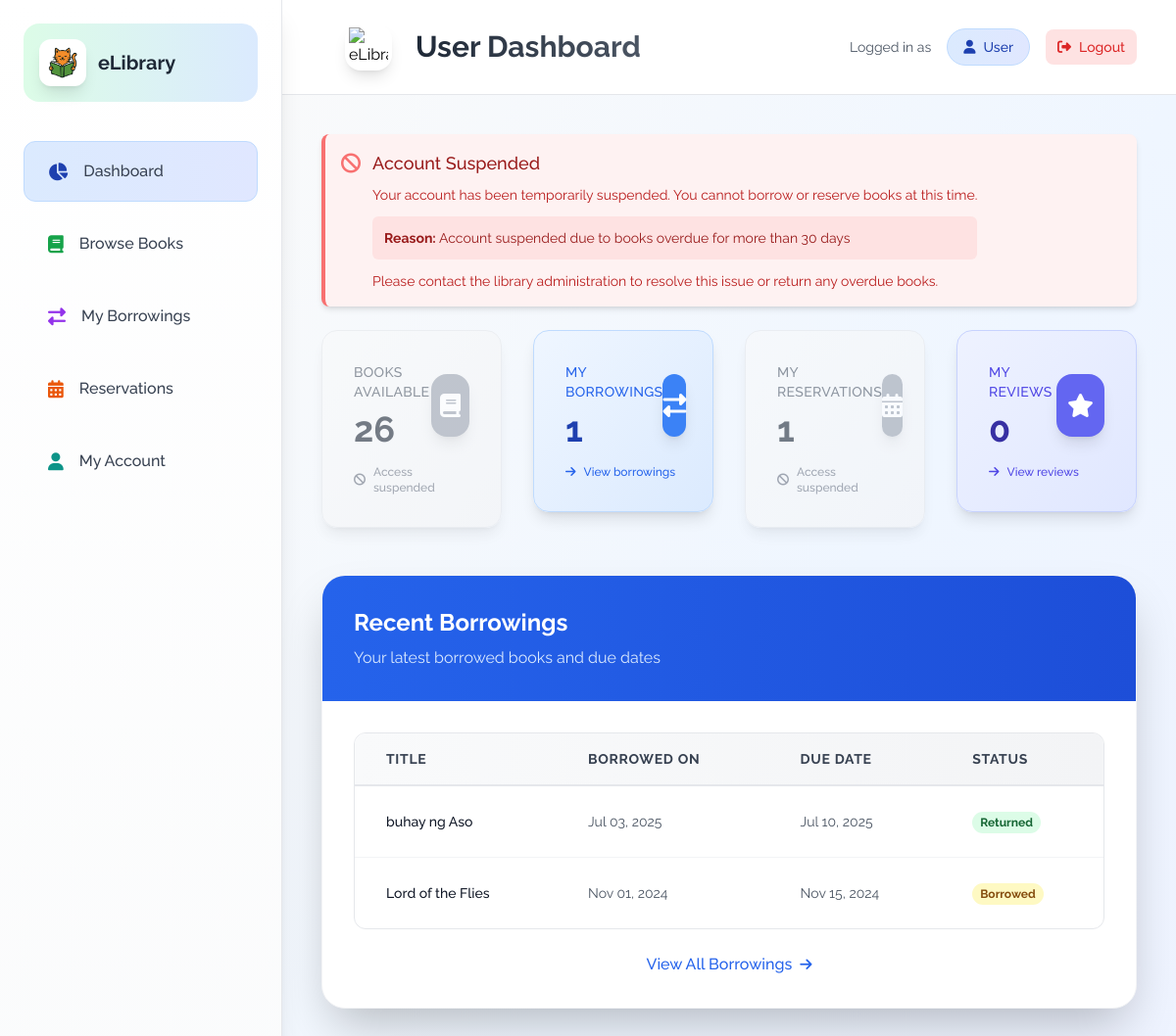
The app's page /pages/user/index.php (signed in) with its own data.
### tables this page shows
CREATE TABLE `borrowings` (
  `borrowing_id` int(11) NOT NULL,
  `book_id` varchar(25) NOT NULL,
  `user_id` int(11) NOT NULL,
  `borrow_date` date NOT NULL,
  `due_date` date NOT NULL,
  `return_date` date DEFAULT NULL
);

CREATE TABLE `books` (
  `book_id` varchar(25) NOT NULL,
  `title` varchar(255) NOT NULL,
  `author` varchar(255) NOT NULL,
  `publish_date` date DEFAULT NULL,
  `category` varchar(3) NOT NULL,
  `book_cover` varchar(255) DEFAULT NULL,
  `added_date` date NOT NULL,
  `status` enum('available','borrowed','archived','reserved') DEFAULT 'available',
  `is_deleted` tinyint(1) DEFAULT 0
);

### pages/user/includes/user_functions.php (called while the page is built, shortened)
<?php
function isAccountSuspended($user_id) {
    try {
        global $pdo;
        $stmt = $pdo->prepare("SHOW COLUMNS FROM users LIKE 'status'");
        $stmt->execute();
        $statusColumn = $stmt->fetch();
        $stmt = $pdo->prepare("
            SELECT COUNT(*) FROM borrowings
            WHERE user_id = ? AND return_date IS NULL
            AND due_date < CURDATE() - INTERVAL 30 DAY
        ");
        $stmt->execute([$user_id]);
        $overdueBooks = $stmt->fetchColumn();
        return $overdueBooks > 0;
    } catch (Exception $e) {
        error_log("isAccountSuspended error: " . $e->getMessage());
        return false;
    }
}
function getSuspensionReason($user_id) {
    try {
        global $pdo;
        $stmt = $pdo->prepare("SHOW COLUMNS FROM users LIKE 'suspension_reason'");
        $stmt->execute();
        $reasonColumn = $stmt->fetch();
        $stmt = $pdo->prepare("
            SELECT COUNT(*) FROM borrowings
            WHERE user_id = ? AND return_date IS NULL
            AND due_date < CURDATE() - INTERVAL 30 DAY
        ");
        $stmt->execute([$user_id]);
        $overdueBooks = $stmt->fetchColumn();
        if ($overdueBooks > 0) {
            return "Account suspended due to books overdue for more than 30 days";
        }
        return 'Account restrictions in place';
    } catch (Exception $e) {
        error_log("getSuspensionReason error: " . $e->getMessage());
        return 'Unable to determine suspension reason';
    }
}
?>

### pages/user/index.php (the view, shortened to what this page needs)
<?php
include_once 'includes/user_header.php';
include_once 'includes/user_functions.php';
include_once '../../includes/db_connection.php';
$user_id = isset($_SESSION['user_id']) ? $_SESSION['user_id'] : 0;
$is_suspended = isAccountSuspended($user_id);
$suspension_reason = $is_suspended ? getSuspensionReason($user_id) : null;
try {
    $stmt = $pdo->query("SELECT COUNT(*) FROM books WHERE is_deleted = FALSE");
    $total_books = $stmt->fetchColumn();
    $stmt = $pdo->prepare("SELECT COUNT(*) FROM borrowings WHERE user_id = ? AND return_date IS NULL");
    $stmt->execute([$user_id]);
    $my_borrowings = $stmt->fetchColumn();
    $my_reservations = 0;
    try {
        $stmt = $pdo->prepare("SELECT COUNT(*) FROM reservations WHERE user_id = ? AND status = 'pending'");
        $stmt->execute([$user_id]);
        $my_reservations = $stmt->fetchColumn();
    } catch (PDOException $e) {
        $my_reservations = 0;
    }
    $my_reviews = 0;
    try {
        $stmt = $pdo->prepare("SELECT COUNT(*) FROM reviews WHERE user_id = ?");
        $stmt->execute([$user_id]);
        $my_reviews = $stmt->fetchColumn();
    } catch (PDOException $e) {
        $my_reviews = 0;
    }
    $stmt = $pdo->prepare("
        SELECT b.title, br.borrow_date, br.due_date, br.return_date
        FROM borrowings br
        JOIN books b ON br.book_id = b.book_id
        WHERE br.user_id = ?
        ORDER BY br.borrow_date DESC
        LIMIT 5
    ");
    $stmt->execute([$user_id]);
    $recent_borrowings = $stmt->fetchAll(PDO::FETCH_ASSOC);
} catch (PDOException $e) {
    $total_books = 0;
    $my_borrowings = 0;
    $my_reservations = 0;
    $my_reviews = 0;
    $recent_borrowings = [];
    $error_message = "Database error: " . $e->getMessage();
    error_log("Dashboard DB Error: " . $e->getMessage());
}
?>
<?php if ($is_suspended): ?>
    <div class="bg-red-50 border-l-4 border-red-400 p-4 mb-6 rounded-lg shadow-md">
        <div class="flex items-start">
            <div class="flex-shrink-0">
                <i class="fas fa-ban text-red-400 text-xl"></i>
            </div>
            <div class="ml-3">
                <h3 class="text-lg font-medium text-red-800 mb-2">Account Suspended</h3>
                <p class="text-sm text-red-700 mb-3">
                    Your account has been temporarily suspended. You cannot borrow or reserve books at this time.
                </p>
                <div class="bg-red-100 p-3 rounded-md">
                    <p class="text-sm text-red-800"><strong>Reason:</strong> <?php echo htmlspecialchars($suspension_reason); ?></p>
                </div>
                <div class="mt-3">
                    <p class="text-sm text-red-700">
                        Please contact the library administration to resolve this issue or return any overdue books.
                    </p>
                </div>
            </div>
        </div>
    </div>
<?php endif; ?>
<div class="grid grid-cols-1 sm:grid-cols-2 lg:grid-cols-4 gap-4 sm:gap-6 lg:gap-8 mb-8 lg:mb-12">
    <?php if ($is_suspended): ?>
        <div class="block opacity-60 cursor-not-allowed">
            <div class="bg-gradient-to-br from-gray-50 to-gray-100 p-4 sm:p-6 lg:p-8 rounded-2xl shadow-lg border border-gray-200">
                <div class="flex items-center justify-between">
                    <div>
                        <p class="text-xs sm:text-sm font-medium text-gray-600 mb-2 uppercase tracking-wide">Books Available</p>
                        <p class="text-2xl sm:text-3xl lg:text-4xl font-bold text-gray-800"><?php echo number_format($total_books); ?></p>
                    </div>
                    <div class="w-12 h-12 sm:w-14 sm:h-14 lg:w-16 lg:h-16 bg-gray-400 rounded-2xl flex items-center justify-center shadow-lg">
                        <i class="fas fa-book text-white text-lg sm:text-xl lg:text-2xl"></i>
                    </div>
                </div>
                <div class="mt-3 lg:mt-4 flex items-center text-gray-500">
                    <i class="fas fa-ban text-xs mr-2"></i>
                    <span class="text-xs font-medium">Access suspended</span>
                </div>
            </div>
        </div>
    <?php endif; ?>
    <a href="modules/my_borrowings.php" class="block">
        <div class="bg-gradient-to-br from-blue-50 to-blue-100 p-4 sm:p-6 lg:p-8 rounded-2xl shadow-lg border border-blue-200 hover:shadow-xl hover:scale-105 transition-all duration-300 cursor-pointer group">
            <div class="flex items-center justify-between">
                <div>
                    <p class="text-xs sm:text-sm font-medium text-blue-600 mb-2 uppercase tracking-wide">My Borrowings</p>
                    <p class="text-2xl sm:text-3xl lg:text-4xl font-bold text-blue-800 group-hover:text-blue-900"><?php echo number_format($my_borrowings); ?></p>
                </div>
                <div class="w-12 h-12 sm:w-14 sm:h-14 lg:w-16 lg:h-16 bg-blue-500 rounded-2xl flex items-center justify-center shadow-lg group-hover:bg-blue-600 transition-colors duration-300">
                    <i class="fas fa-exchange-alt text-white text-lg sm:text-xl lg:text-2xl"></i>
                </div>
            </div>
            <div class="mt-3 lg:mt-4 flex items-center text-blue-600">
                <i class="fas fa-arrow-right text-xs mr-2"></i>
                <span class="text-xs font-medium">View borrowings</span>
            </div>
        </div>
    </a>
    <?php if ($is_suspended): ?>
        <div class="block opacity-60 cursor-not-allowed">
            <div class="bg-gradient-to-br from-gray-50 to-gray-100 p-4 sm:p-6 lg:p-8 rounded-2xl shadow-lg border border-gray-200">
                <div class="flex items-center justify-between">
                    <div>
                        <p class="text-xs sm:text-sm font-medium text-gray-600 mb-2 uppercase tracking-wide">My Reservations</p>
                        <p class="text-2xl sm:text-3xl lg:text-4xl font-bold text-gray-800"><?php echo number_format($my_reservations); ?></p>
                    </div>
                    <div class="w-12 h-12 sm:w-14 sm:h-14 lg:w-16 lg:h-16 bg-gray-400 rounded-2xl flex items-center justify-center shadow-lg">
                        <i class="fas fa-calendar-alt text-white text-lg sm:text-xl lg:text-2xl"></i>
                    </div>
                </div>
                <div class="mt-3 lg:mt-4 flex items-center text-gray-500">
                    <i class="fas fa-ban text-xs mr-2"></i>
                    <span class="text-xs font-medium">Access suspended</span>
                </div>
            </div>
        </div>
    <?php endif; ?>
    <a href="modules/reviews.php" class="block">
        <div class="bg-gradient-to-br from-indigo-50 to-indigo-100 p-4 sm:p-6 lg:p-8 rounded-2xl shadow-lg border border-indigo-200 hover:shadow-xl hover:scale-105 transition-all duration-300 cursor-pointer group">
            <div class="flex items-center justify-between">
                <div>
                    <p class="text-xs sm:text-sm font-medium text-indigo-600 mb-2 uppercase tracking-wide">My Reviews</p>
                    <p class="text-2xl sm:text-3xl lg:text-4xl font-bold text-indigo-800 group-hover:text-indigo-900"><?php echo number_format($my_reviews); ?></p>
                </div>
                <div class="w-12 h-12 sm:w-14 sm:h-14 lg:w-16 lg:h-16 bg-indigo-500 rounded-2xl flex items-center justify-center shadow-lg group-hover:bg-indigo-600 transition-colors duration-300">
                    <i class="fas fa-star text-white text-lg sm:text-xl lg:text-2xl"></i>
                </div>
            </div>
            <div class="mt-3 lg:mt-4 flex items-center text-indigo-600">
                <i class="fas fa-arrow-right text-xs mr-2"></i>
                <span class="text-xs font-medium">View reviews</span>
            </div>
        </div>
    </a>
</div>
<div class="bg-white rounded-3xl shadow-2xl border border-gray-100 overflow-hidden font-raleway">
    <div class="bg-gradient-to-r from-blue-600 to-blue-700 p-4 sm:p-6 lg:p-8">
        <div class="flex flex-col sm:flex-row sm:justify-between sm:items-center space-y-4 sm:space-y-0">
            <div>
                <h2 class="text-xl sm:text-2xl font-bold text-white mb-2 font-raleway">Recent Borrowings</h2>
                <p class="text-blue-100 font-raleway">Your latest borrowed books and due dates</p>
            </div>
        </div>
    </div>
    <div class="p-4 sm:p-6 lg:p-8">
        <div class="overflow-x-auto rounded-xl border border-gray-200">
            <table class="w-full">
                <thead>
                    <tr class="bg-gradient-to-r from-gray-50 to-gray-100 border-b-2 border-gray-200">
                        <th class="px-4 lg:px-8 py-4 text-left text-xs sm:text-sm font-bold text-gray-700 uppercase tracking-wider font-raleway">Title</th>
                        <th class="px-4 lg:px-8 py-4 text-left text-xs sm:text-sm font-bold text-gray-700 uppercase tracking-wider font-raleway">Borrowed On</th>
                        <th class="px-4 lg:px-8 py-4 text-left text-xs sm:text-sm font-bold text-gray-700 uppercase tracking-wider font-raleway">Due Date</th>
                        <th class="px-4 lg:px-8 py-4 text-left text-xs sm:text-sm font-bold text-gray-700 uppercase tracking-wider font-raleway">Status</th>
                    </tr>
                </thead>
                <tbody class="divide-y divide-gray-100">
                    <?php if (!empty($recent_borrowings)): ?>
                        <?php foreach ($recent_borrowings as $borrow): ?>
                            <tr class="hover:bg-gradient-to-r hover:from-blue-50 hover:to-indigo-50 transition-all duration-300 group">
                                <td class="px-4 lg:px-8 py-4 sm:py-6 text-sm font-medium text-gray-900 group-hover:text-blue-900 font-raleway">
                                    <?php echo htmlspecialchars($borrow['title']); ?>
                                </td>
                                <td class="px-4 lg:px-8 py-4 sm:py-6 text-sm text-gray-600 group-hover:text-blue-800 font-raleway">
                                    <?php echo htmlspecialchars(date('M d, Y', strtotime($borrow['borrow_date']))); ?>
                                </td>
                                <td class="px-4 lg:px-8 py-4 sm:py-6 text-sm text-gray-600 group-hover:text-blue-800 font-raleway">
                                    <?php echo htmlspecialchars(date('M d, Y', strtotime($borrow['due_date']))); ?>
                                </td>
                                <td class="px-4 lg:px-8 py-4 sm:py-6">
                                    <?php
                                    if ($borrow['return_date']) {
                                        echo '<span class="px-2 py-1 bg-green-100 text-green-800 text-xs font-bold rounded-full">Returned</span>';
                                    } else {
                                        echo '<span class="px-2 py-1 bg-yellow-100 text-yellow-800 text-xs font-bold rounded-full">Borrowed</span>';
                                    }
                                    ?>
                                </td>
                            </tr>
                        <?php endforeach; ?>
                    <?php endif; ?>
                </tbody>
            </table>
        </div>
        <div class="mt-4 sm:mt-6 text-center">
            <a href="modules/my_borrowings.php" class="inline-flex items-center space-x-2 text-blue-600 hover:text-blue-700 font-medium hover:underline">
                <span>View All Borrowings</span>
                <i class="fas fa-arrow-right text-sm"></i>
            </a>        </div>
    </div>
</div>

### assets/css/style.css (style rules this page uses)
body, header { font-family: 'Raleway'; margin: 0; padding: 0; }
body { overflow-x: hidden; }
.transition-all { transition: all 0.3s ease-in-out !important; }

### pages/user/assets/css/style.css (style rules this page uses)
* { box-sizing: border-box; margin: 0; padding: 0; }
body, html, * { font-family: 'Raleway', sans-serif !important; }
.font-raleway { font-family: 'Raleway', sans-serif !important; }
body { font-family: 'Raleway', Arial, sans-serif !important; line-height: 1.6; color: #333; background-color: #f8fafc; }
i[class*="fa-"] { font-family: "Font Awesome 6 Free", "Font Awesome 6 Pro", "FontAwesome" !important; font-weight: 900 !important; font-style: normal !important; display: inline-block !important; text-rendering: auto !important; -webkit-font-smoothing: antialiased !important; -moz-osx-font-smoothing: grayscale !important; }
.fade-in { animation: fadeIn 0.5s ease-in-out; }
.fa, .fas, .far, .fal, .fab { font-family: "Font Awesome 6 Free" !important; font-weight: 900 !important; }

### records on screen
borrowings: book.title "buhay ng Aso", borrow_date "Jul 03, 2025", due_date "Jul 10, 2025", return_date "Returned"
borrowings: book.title "Lord of the Flies", borrow_date "Nov 01, 2024", due_date "Nov 15, 2024", shows "Borrowed"

### other values on screen
$suspension_reason "Account suspended due to books overdue for more than 30 days"
$total_books "26"
$my_borrowings "1"
$my_reservations "1"
$my_reviews "0"
